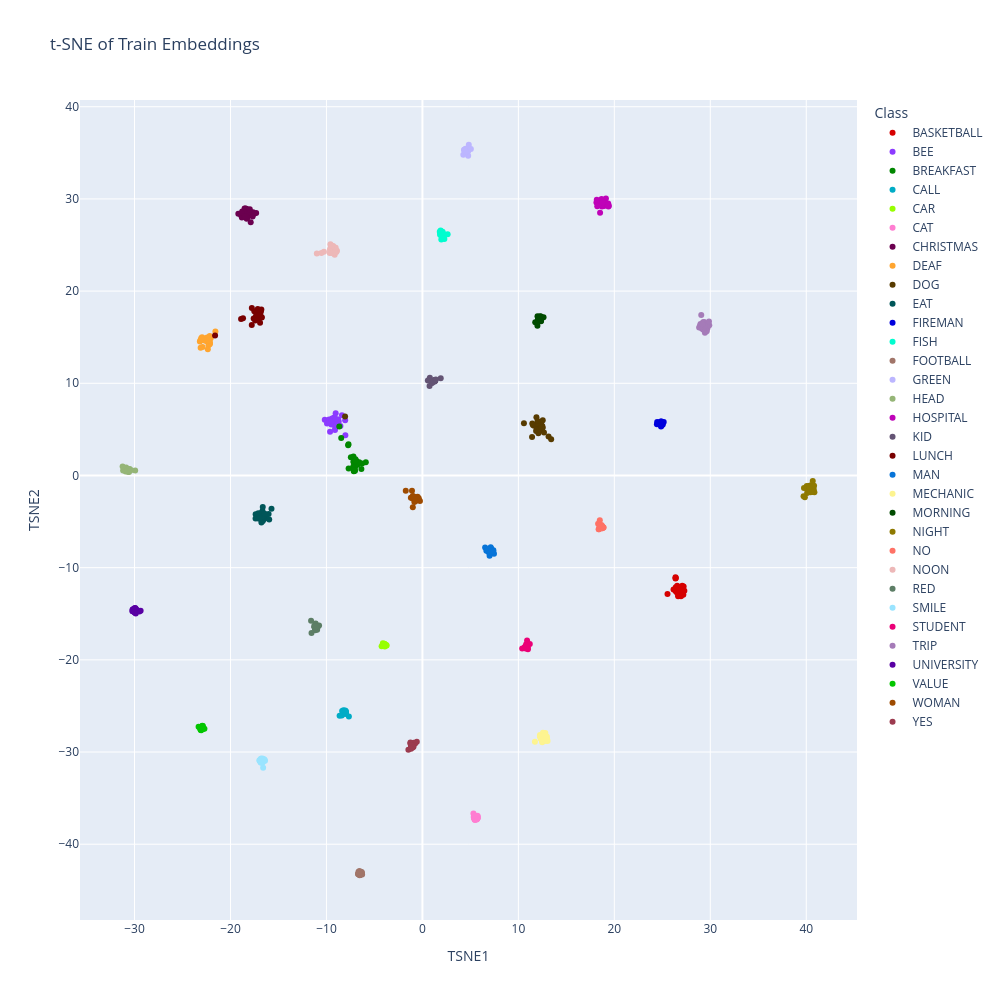

Notebook cell for this chart:
### Code cell
embeddings = train["embeddings"]
labels = train["labels"]
id_to_label = train["id_to_label"]

class_names = [id_to_label[label] for label in labels]

tsne = TSNE(
    n_components=2,
    perplexity=30,
    learning_rate="auto",
    init="pca",
    random_state=42
)

embeddings_2d = tsne.fit_transform(embeddings)

df = pd.DataFrame({
    "TSNE1": embeddings_2d[:, 0],
    "TSNE2": embeddings_2d[:, 1],
    "Class": class_names
})

palette_32 = cc.glasbey[:32]

fig = px.scatter(
    df,
    x="TSNE1",
    y="TSNE2",
    color="Class",
    title="t-SNE of Train Embeddings",
    width=1000,
    height=1000,
    color_discrete_sequence=palette_32
)

fig.show()

### Figure 1 — Plotly figure (JSON) as saved in the notebook; plotly's stock layout.template omitted (floating-point values rounded to 4 significant figures)
{"data": [{"hovertemplate": "Class=BASKETBALL<br>TSNE1=%{x}<br>TSNE2=%{y}<extra></extra>", "legendgroup": "BASKETBALL", "marker": {"color": "#d60000", "symbol": "circle"}, "mode": "markers", "name": "BASKETBALL", "orientation": "v", "showlegend": true, "type": "scatter", "x": [26.37, 26.17, 26.39, 27.22, 26.64, 26.53, 25.54, 26.66, 26.97, 26.37, 26.4, 26.54, 26.98, 26.56, 26.64, 27.3, 27.08, 26.55, 26.85, 26.77, 26.95, 27.03, 26.99, 26.37, 26.41, 26.83, 26.7, 27.19, 26.94, 26.77, 26.51, 26.75, 26.69, 27.11], "xaxis": "x", "y": [-11.05, -12.37, -12.56, -12.05, -13.11, -12.42, -12.86, -12.49, -12.47, -12.35, -12.12, -12.65, -12.6, -12.78, -12.49, -12.52, -11.95, -11.96, -12.63, -12.58, -13.11, -12.66, -12.53, -11.16, -11.13, -12.31, -12.33, -12.94, -12.11, -12.15, -12.45, -12.17, -12.42, -12.46], "yaxis": "y"}, {"hovertemplate": "Class=BEE<br>TSNE1=%{x}<br>TSNE2=%{y}<extra></extra>", "legendgroup": "BEE", "marker": {"color": "#8c3bff", "symbol": "circle"}, "mode": "markers", "name": "BEE", "orientation": "v", "showlegend": true, "type": "scatter", "x": [-9.625, -9.093, -9.513, -9.493, -9.501, -9.205, -9.516, -8.9, -9.41, -8.785, -8.893, -10.18, -9.723, -8.813, -9.455, -8.052, -8.903, -9.039, -8.545, -8.733, -9.544, -8.937, -8.827, -9.496, -8.385, -8.032, -9.943, -8.725, -9.112, -9.023], "xaxis": "x", "y": [4.741, 5.154, 5.886, 5.543, 5.872, 6.287, 5.762, 6.015, 6.183, 6.077, 5.704, 6.039, 6.061, 6.044, 5.912, 5.981, 5.865, 6.761, 5.372, 5.475, 5.771, 5.509, 5.759, 5.837, 6.544, 4.354, 5.643, 5.856, 4.929, 6.129], "yaxis": "y"}, {"hovertemplate": "Class=BREAKFAST<br>TSNE1=%{x}<br>TSNE2=%{y}<extra></extra>", "legendgroup": "BREAKFAST", "marker": {"color": "#018700", "symbol": "circle"}, "mode": "markers", "name": "BREAKFAST", "orientation": "v", "showlegend": true, "type": "scatter", "x": [-7.741, -6.957, -7.024, -7.178, -8.661, -7.057, -6.766, -7.205, -7.692, -7.0, -6.976, -6.806, -7.15, -7.457, -7.706, -7.094, -5.9, -6.283, -6.914, -6.855, -8.462, -6.359, -7.172, -7.125, -6.915, -7.12, -6.589, -6.985, -7.187, -6.981], "xaxis": "x", "y": [3.288, 1.58, 0.4993, 1.455, 5.322, 0.6227, 1.157, 0.9619, 0.755, 0.9696, 1.747, 1.297, 0.4478, 1.984, 3.387, 0.6742, 1.437, 1.291, 1.578, 1.513, 4.064, 0.6897, 1.477, 0.5526, 1.589, 0.5006, 1.431, 1.594, 2.063, 1.608], "yaxis": "y"}, {"hovertemplate": "Class=CALL<br>TSNE1=%{x}<br>TSNE2=%{y}<extra></extra>", "legendgroup": "CALL", "marker": {"color": "#00acc6", "symbol": "circle"}, "mode": "markers", "name": "CALL", "orientation": "v", "showlegend": true, "type": "scatter", "x": [-7.971, -8.229, -8.256, -8.117, -8.045, -8.093, -8.009, -7.986, -8.048, -8.198, -8.183, -8.402, -8.109, -8.084, -8.367, -8.054, -8.069, -8.049, -7.665, -8.074, -8.631, -7.972], "xaxis": "x", "y": [-25.69, -25.47, -25.74, -25.74, -25.67, -25.68, -25.77, -25.86, -25.83, -25.74, -25.74, -26.05, -25.84, -25.75, -25.54, -25.78, -25.67, -25.49, -26.15, -25.74, -26.05, -25.58], "yaxis": "y"}, {"hovertemplate": "Class=CAR<br>TSNE1=%{x}<br>TSNE2=%{y}<extra></extra>", "legendgroup": "CAR", "marker": {"color": "#97ff00", "symbol": "circle"}, "mode": "markers", "name": "CAR", "orientation": "v", "showlegend": true, "type": "scatter", "x": [-4.008, -4.024, -4.09, -4.039, -3.8, -3.77, -4.121, -3.927, -4.03, -4.024, -3.953, -3.729, -3.96, -3.934, -3.942, -3.971, -3.986, -3.898, -3.922, -4.06, -4.251, -4.032], "xaxis": "x", "y": [-18.34, -18.43, -18.39, -18.44, -18.45, -18.39, -18.19, -18.47, -18.51, -18.48, -18.36, -18.44, -18.26, -18.41, -18.27, -18.4, -18.5, -18.39, -18.55, -18.35, -18.51, -18.49], "yaxis": "y"}, {"hovertemplate": "Class=CAT<br>TSNE1=%{x}<br>TSNE2=%{y}<extra></extra>", "legendgroup": "CAT", "marker": {"color": "#ff7ed1", "symbol": "circle"}, "mode": "markers", "name": "CAT", "orientation": "v", "showlegend": true, "type": "scatter", "x": [5.434, 5.744, 5.404, 5.744, 5.687, 5.497, 5.725, 5.621, 5.572, 5.654, 5.318, 5.478, 5.637, 5.74, 5.773, 5.506, 5.463, 5.348, 5.459, 5.43, 5.711, 5.648, 5.412, 5.379], "xaxis": "x", "y": [-37.27, -37.18, -37.18, -37.12, -37.27, -37.28, -36.92, -37.06, -37.06, -37.3, -36.66, -37.35, -37.02, -37.19, -36.98, -37.03, -37.31, -37.05, -37.35, -37.12, -37.22, -37.3, -37.23, -36.86], "yaxis": "y"}, {"hovertemplate": "Class=CHRISTMAS<br>TSNE1=%{x}<br>TSNE2=%{y}<extra></extra>", "legendgroup": "CHRISTMAS", "marker": {"color": "#6b004f", "symbol": "circle"}, "mode": "markers", "name": "CHRISTMAS", "orientation": "v", "showlegend": true, "type": "scatter", "x": [-17.33, -17.54, -18.34, -18.9, -18.53, -18.26, -18.46, -18.81, -18.52, -18.78, -17.65, -17.69, -18.17, -18.34, -18.41, -18.27, -19.18, -18.31, -18.78, -18.38, -17.89, -18.45, -18.45, -18.15, -18.07, -18.36, -18.23, -18.06, -17.99, -18.49], "xaxis": "x", "y": [28.46, 28.38, 28.48, 28.23, 28.97, 27.92, 28.33, 27.99, 28.13, 28.62, 28.55, 28.1, 28.32, 28.92, 28.22, 28.4, 28.38, 27.85, 28.53, 28.76, 27.46, 28.64, 28.97, 28.53, 28.6, 28.12, 28.54, 28.64, 28.89, 28.1], "yaxis": "y"}, {"hovertemplate": "Class=DEAF<br>TSNE1=%{x}<br>TSNE2=%{y}<extra></extra>", "legendgroup": "DEAF", "marker": {"color": "#ffa52f", "symbol": "circle"}, "mode": "markers", "name": "DEAF", "orientation": "v", "showlegend": true, "type": "scatter", "x": [-22.78, -22.17, -23.06, -22.92, -22.44, -22.73, -22.18, -22.18, -23.14, -22.99, -22.06, -22.8, -22.25, -22.15, -23.19, -23.11, -22.27, -22.92, -22.96, -22.29, -22.36, -22.55, -22.28, -22.44, -22.17, -22.67, -22.18, -22.99, -22.27, -21.57], "xaxis": "x", "y": [14.71, 15.14, 14.9, 13.93, 14.96, 14.66, 14.42, 14.35, 14.66, 14.83, 14.88, 14.85, 14.91, 14.31, 14.54, 13.86, 14.61, 14.88, 14.98, 14.13, 13.68, 14.67, 14.85, 14.54, 14.23, 14.65, 14.56, 14.86, 14.66, 15.62], "yaxis": "y"}, {"hovertemplate": "Class=DOG<br>TSNE1=%{x}<br>TSNE2=%{y}<extra></extra>", "legendgroup": "DOG", "marker": {"color": "#573b00", "symbol": "circle"}, "mode": "markers", "name": "DOG", "orientation": "v", "showlegend": true, "type": "scatter", "x": [12.34, 12.11, 11.63, 11.43, 12.37, 12.1, 12.22, 12.3, 12.44, 12.52, 12.49, 12.27, 12.35, 12.5, 11.94, 12.48, 12.33, 12.54, 12.28, 11.51, 11.91, 12.67, 12.01, 13.14, 11.85, 12.09, 10.58, 11.88, 12.0, 11.91, 11.45, -8.058, 13.42, 12.24, 12.37], "xaxis": "x", "y": [5.022, 4.933, 5.383, 4.166, 5.76, 5.228, 4.939, 5.008, 5.319, 5.182, 5.359, 4.869, 5.437, 5.229, 5.149, 5.126, 5.197, 5.995, 5.761, 5.469, 5.347, 4.663, 5.63, 4.231, 4.829, 4.579, 5.666, 6.306, 5.917, 4.97, 5.638, 6.408, 3.92, 5.054, 5.195], "yaxis": "y"}, {"hovertemplate": "Class=EAT<br>TSNE1=%{x}<br>TSNE2=%{y}<extra></extra>", "legendgroup": "EAT", "marker": {"color": "#005659", "symbol": "circle"}, "mode": "markers", "name": "EAT", "orientation": "v", "showlegend": true, "type": "scatter", "x": [-16.76, -17.38, -15.97, -17.0, -16.64, -16.88, -16.28, -16.39, -16.89, -16.66, -17.13, -16.53, -15.73, -16.63, -17.39, -16.7, -16.74, -16.6, -17.2, -16.57, -16.84, -16.72, -16.77, -16.69, -17.11, -16.69, -16.03, -16.78, -16.44, -16.99], "xaxis": "x", "y": [-4.52, -4.203, -4.765, -4.153, -3.415, -4.3, -4.618, -4.374, -4.234, -3.853, -4.349, -4.749, -3.598, -4.931, -4.674, -3.949, -4.359, -4.471, -4.645, -4.551, -4.307, -4.253, -4.312, -4.427, -4.109, -4.486, -4.174, -5.106, -4.146, -4.707], "yaxis": "y"}, {"hovertemplate": "Class=FIREMAN<br>TSNE1=%{x}<br>TSNE2=%{y}<extra></extra>", "legendgroup": "FIREMAN", "marker": {"color": "#0000dd", "symbol": "circle"}, "mode": "markers", "name": "FIREMAN", "orientation": "v", "showlegend": true, "type": "scatter", "x": [24.92, 24.44, 24.46, 24.82, 24.76, 24.84, 24.95, 24.86, 24.92, 25.15, 24.92, 24.73, 24.91, 24.91, 24.95, 24.81, 24.86, 24.86, 24.9, 25.05, 24.83, 24.92, 24.84], "xaxis": "x", "y": [5.629, 5.567, 5.788, 5.604, 5.627, 5.843, 5.563, 5.3, 5.677, 5.8, 5.402, 5.736, 5.676, 5.853, 5.639, 5.556, 5.593, 5.533, 5.547, 5.521, 5.752, 5.682, 5.6], "yaxis": "y"}, {"hovertemplate": "Class=FISH<br>TSNE1=%{x}<br>TSNE2=%{y}<extra></extra>", "legendgroup": "FISH", "marker": {"color": "#00fdcf", "symbol": "circle"}, "mode": "markers", "name": "FISH", "orientation": "v", "showlegend": true, "type": "scatter", "x": [1.859, 2.13, 2.629, 2.228, 1.969, 1.981, 1.874, 1.993, 2.288, 1.808, 1.861, 1.898, 1.963, 1.914, 1.866, 2.005, 2.039, 1.939, 2.063, 2.102, 1.882, 1.994, 1.95, 2.09], "xaxis": "x", "y": [26.28, 26.28, 26.18, 25.75, 25.61, 26.45, 26.43, 26.34, 25.65, 26.43, 26.11, 26.58, 26.34, 26.11, 26.12, 26.26, 26.34, 26.36, 26.19, 26.42, 26.36, 26.43, 26.34, 26.25], "yaxis": "y"}, {"hovertemplate": "Class=FOOTBALL<br>TSNE1=%{x}<br>TSNE2=%{y}<extra></extra>", "legendgroup": "FOOTBALL", "marker": {"color": "#a17569", "symbol": "circle"}, "mode": "markers", "name": "FOOTBALL", "orientation": "v", "showlegend": true, "type": "scatter", "x": [-6.591, -6.714, -6.413, -6.629, -6.551, -6.404, -6.508, -6.619, -6.612, -6.346, -6.65, -6.286, -6.661, -6.544, -6.308, -6.312, -6.685, -6.515, -6.413, -6.516, -6.556, -6.494, -6.597], "xaxis": "x", "y": [-43.09, -43.24, -43.2, -43.09, -43.07, -43.24, -43.33, -43.14, -43.26, -43.02, -43.23, -43.28, -43.0, -43.37, -43.2, -43.06, -43.22, -43.31, -43.0, -43.34, -42.89, -43.27, -43.15], "yaxis": "y"}, {"hovertemplate": "Class=GREEN<br>TSNE1=%{x}<br>TSNE2=%{y}<extra></extra>", "legendgroup": "GREEN", "marker": {"color": "#bcb6ff", "symbol": "circle"}, "mode": "markers", "name": "GREEN", "orientation": "v", "showlegend": true, "type": "scatter", "x": [4.768, 4.588, 4.723, 4.531, 4.492, 4.569, 4.655, 4.39, 4.753, 4.833, 4.542, 4.405, 4.571, 4.58, 4.82, 4.263, 4.791, 4.527, 4.677, 5.049, 4.515, 4.474, 4.341, 4.366], "xaxis": "x", "y": [34.69, 35.22, 35.12, 35.35, 35.44, 35.17, 35.28, 35.27, 35.31, 35.88, 35.05, 35.27, 35.17, 35.26, 35.46, 34.79, 35.24, 35.3, 35.33, 35.43, 35.14, 35.15, 35.34, 35.29], "yaxis": "y"}, {"hovertemplate": "Class=HEAD<br>TSNE1=%{x}<br>TSNE2=%{y}<extra></extra>", "legendgroup": "HEAD", "marker": {"color": "#95b577", "symbol": "circle"}, "mode": "markers", "name": "HEAD", "orientation": "v", "showlegend": true, "type": "scatter", "x": [-30.6, -30.94, -30.92, -30.88, -30.67, -31.0, -30.56, -30.62, -30.61, -30.86, -30.73, -30.67, -30.68, -30.5, -30.57, -31.19, -30.78, -29.93, -31.24, -30.67, -30.55, -30.48, -30.76, -30.39], "xaxis": "x", "y": [0.4854, 0.5766, 0.4293, 0.8597, 0.4847, 0.6345, 0.5682, 0.5689, 0.5545, 0.5469, 0.4585, 0.3915, 0.5682, 0.5709, 0.3812, 0.5268, 0.5304, 0.5432, 0.9857, 0.4288, 0.711, 0.663, 0.4733, 0.5628], "yaxis": "y"}, {"hovertemplate": "Class=HOSPITAL<br>TSNE1=%{x}<br>TSNE2=%{y}<extra></extra>", "legendgroup": "HOSPITAL", "marker": {"color": "#bf03b8", "symbol": "circle"}, "mode": "markers", "name": "HOSPITAL", "orientation": "v", "showlegend": true, "type": "scatter", "x": [19.12, 18.54, 18.95, 18.13, 18.69, 18.52, 18.86, 18.9, 18.57, 18.36, 18.9, 18.87, 18.91, 18.66, 18.43, 19.36, 18.49, 18.9, 18.17, 18.7, 19.38, 19.43, 18.81, 18.71, 19.32, 18.22, 18.67, 18.67, 18.66, 18.78], "xaxis": "x", "y": [30.04, 29.85, 29.29, 29.6, 29.76, 28.49, 29.53, 29.66, 29.4, 29.61, 29.67, 29.57, 29.7, 29.71, 29.58, 29.5, 29.45, 29.22, 29.9, 29.46, 29.18, 29.25, 29.65, 29.17, 29.29, 29.2, 29.46, 29.99, 29.38, 29.64], "yaxis": "y"}, {"hovertemplate": "Class=KID<br>TSNE1=%{x}<br>TSNE2=%{y}<extra></extra>", "legendgroup": "KID", "marker": {"color": "#645474", "symbol": "circle"}, "mode": "markers", "name": "KID", "orientation": "v", "showlegend": true, "type": "scatter", "x": [1.246, 1.276, 0.9726, 1.335, 1.266, 1.324, 1.256, 1.273, 1.287, 1.275, 1.908, 1.258, 1.2, 0.9737, 1.286, 1.315, 1.283, 0.7425, 0.7748, 1.218, 1.022, 1.395, 0.566], "xaxis": "x", "y": [10.28, 10.19, 10.04, 10.34, 10.33, 10.29, 10.33, 10.32, 10.27, 10.28, 10.55, 10.31, 10.22, 10.25, 10.21, 10.3, 10.36, 9.698, 10.61, 10.23, 10.06, 10.42, 10.3], "yaxis": "y"}, {"hovertemplate": "Class=LUNCH<br>TSNE1=%{x}<br>TSNE2=%{y}<extra></extra>", "legendgroup": "LUNCH", "marker": {"color": "#790000", "symbol": "circle"}, "mode": "markers", "name": "LUNCH", "orientation": "v", "showlegend": true, "type": "scatter", "x": [-17.21, -16.87, -21.61, -16.93, -17.59, -17.42, -18.9, -17.78, -17.35, -17.04, -17.52, -17.18, -17.16, -16.92, -17.14, -16.93, -17.22, -18.7, -16.79, -17.78, -16.85, -17.32, -17.16, -17.23, -17.43, -16.74, -17.33, -16.77, -17.07], "xaxis": "x", "y": [17.78, 17.81, 15.17, 17.52, 17.04, 16.81, 16.97, 16.31, 17.18, 17.5, 17.8, 17.1, 18.07, 16.57, 17.81, 17.14, 17.07, 17.07, 18.02, 18.18, 17.72, 17.35, 17.32, 17.17, 16.95, 17.13, 17.09, 17.2, 17.33], "yaxis": "y"}, {"hovertemplate": "Class=MAN<br>TSNE1=%{x}<br>TSNE2=%{y}<extra></extra>", "legendgroup": "MAN", "marker": {"color": "#0774d8", "symbol": "circle"}, "mode": "markers", "name": "MAN", "orientation": "v", "showlegend": true, "type": "scatter", "x": [6.872, 7.035, 6.98, 7.232, 7.458, 7.2, 7.347, 7.0, 7.177, 7.009, 7.114, 6.901, 7.267, 7.009, 6.534, 6.662, 6.982, 6.986, 7.033, 7.395, 7.063, 6.823, 7.14, 7.372], "xaxis": "x", "y": [-8.297, -8.131, -8.067, -8.224, -8.492, -8.173, -8.224, -8.694, -7.913, -8.113, -7.787, -8.053, -8.249, -8.344, -7.806, -8.163, -8.207, -8.061, -8.116, -8.101, -8.381, -7.99, -8.22, -8.284], "yaxis": "y"}, {"hovertemplate": "Class=MECHANIC<br>TSNE1=%{x}<br>TSNE2=%{y}<extra></extra>", "legendgroup": "MECHANIC", "marker": {"color": "#fdf490", "symbol": "circle"}, "mode": "markers", "name": "MECHANIC", "orientation": "v", "showlegend": true, "type": "scatter", "x": [12.31, 12.94, 12.28, 12.61, 12.8, 12.46, 12.81, 11.72, 12.4, 12.4, 12.87, 12.77, 12.6, 13.04, 12.8, 12.36, 12.97, 12.25, 12.24, 12.93, 12.56, 12.32, 12.48, 12.78, 12.99, 12.39, 12.64, 12.85, 12.51, 12.92], "xaxis": "x", "y": [-28.31, -28.58, -28.42, -28.72, -28.48, -28.25, -27.95, -28.89, -28.64, -28.57, -28.3, -28.21, -28.12, -28.79, -28.19, -28.54, -28.35, -28.16, -28.27, -28.71, -27.92, -28.27, -28.93, -28.74, -28.63, -28.6, -28.74, -28.78, -28.75, -28.5], "yaxis": "y"}, {"hovertemplate": "Class=MORNING<br>TSNE1=%{x}<br>TSNE2=%{y}<extra></extra>", "legendgroup": "MORNING", "marker": {"color": "#004b00", "symbol": "circle"}, "mode": "markers", "name": "MORNING", "orientation": "v", "showlegend": true, "type": "scatter", "x": [12.1, 12.35, 12.35, 12.15, 12.26, 12.24, 12.32, 12.3, 12.16, 11.99, 12.24, 12.04, 12.27, 12.27, 12.35, 12.09, 12.33, 12.37, 12.03, 11.76, 11.98, 12.62, 12.32, 12.26], "xaxis": "x", "y": [16.97, 17.23, 16.95, 17.01, 17.28, 16.93, 16.99, 16.96, 16.99, 17.27, 16.78, 17.19, 16.94, 16.98, 16.74, 17.05, 16.92, 16.79, 16.9, 16.61, 16.24, 17.15, 16.95, 17.07], "yaxis": "y"}, {"hovertemplate": "Class=NIGHT<br>TSNE1=%{x}<br>TSNE2=%{y}<extra></extra>", "legendgroup": "NIGHT", "marker": {"color": "#8e7900", "symbol": "circle"}, "mode": "markers", "name": "NIGHT", "orientation": "v", "showlegend": true, "type": "scatter", "x": [40.1, 40.17, 40.45, 40.61, 40.5, 40.78, 39.76, 39.86, 40.43, 40.45, 40.09, 40.36, 40.26, 40.76, 39.72, 40.53, 40.55, 40.61, 40.85, 40.67, 40.49, 40.05, 40.4, 40.53, 40.34, 40.62, 40.59, 40.81, 40.32, 40.68], "xaxis": "x", "y": [-1.504, -1.382, -1.094, -1.48, -1.732, -1.483, -1.363, -2.37, -1.623, -1.814, -1.908, -1.108, -1.166, -1.803, -2.251, -1.723, -1.428, -1.444, -1.821, -1.669, -1.258, -1.142, -1.406, -1.798, -1.557, -1.242, -1.449, -1.101, -1.223, -0.5918], "yaxis": "y"}, {"hovertemplate": "Class=NO<br>TSNE1=%{x}<br>TSNE2=%{y}<extra></extra>", "legendgroup": "NO", "marker": {"color": "#ff7266", "symbol": "circle"}, "mode": "markers", "name": "NO", "orientation": "v", "showlegend": true, "type": "scatter", "x": [18.71, 18.75, 18.71, 18.49, 18.69, 18.71, 18.31, 18.5, 18.7, 18.69, 18.85, 18.65, 18.69, 18.75, 18.36, 18.68, 18.67, 18.69, 18.41, 18.88, 18.64, 18.66, 18.43], "xaxis": "x", "y": [-5.622, -5.661, -5.598, -4.862, -5.608, -5.606, -5.237, -5.634, -5.437, -5.489, -5.64, -5.624, -5.51, -5.727, -5.846, -5.553, -5.607, -5.726, -5.836, -5.638, -5.37, -5.524, -5.421], "yaxis": "y"}, {"hovertemplate": "Class=NOON<br>TSNE1=%{x}<br>TSNE2=%{y}<extra></extra>", "legendgroup": "NOON", "marker": {"color": "#edb8b8", "symbol": "circle"}, "mode": "markers", "name": "NOON", "orientation": "v", "showlegend": true, "type": "scatter", "x": [-9.562, -9.378, -9.354, -9.16, -9.655, -9.588, -9.084, -11.0, -9.544, -9.465, -9.395, -9.08, -9.36, -9.38, -9.308, -8.902, -9.34, -9.638, -9.138, -9.486, -10.26, -8.975, -9.142, -9.191, -9.092, -10.52, -9.037, -9.134, -9.439], "xaxis": "x", "y": [24.17, 24.22, 24.78, 24.4, 24.13, 25.09, 24.27, 24.08, 24.74, 24.63, 24.59, 24.39, 24.13, 24.16, 24.88, 24.39, 24.12, 24.52, 24.72, 24.76, 24.26, 24.24, 23.94, 24.23, 24.54, 24.12, 24.7, 24.23, 24.92], "yaxis": "y"}, {"hovertemplate": "Class=RED<br>TSNE1=%{x}<br>TSNE2=%{y}<extra></extra>", "legendgroup": "RED", "marker": {"color": "#5d7e66", "symbol": "circle"}, "mode": "markers", "name": "RED", "orientation": "v", "showlegend": true, "type": "scatter", "x": [-10.77, -11.12, -10.93, -11.16, -11.17, -10.88, -11.27, -11.19, -10.96, -10.96, -11.23, -10.97, -10.96, -11.21, -11.15, -11.02, -11.06, -11.6, -11.2, -11.22, -11.56, -11.23, -11.22, -11.13], "xaxis": "x", "y": [-16.28, -16.06, -16.44, -16.37, -16.78, -16.35, -16.3, -16.43, -16.39, -16.44, -16.45, -16.73, -16.4, -16.35, -16.47, -16.63, -16.62, -15.76, -16.65, -16.4, -17.08, -16.46, -16.48, -16.37], "yaxis": "y"}, {"hovertemplate": "Class=SMILE<br>TSNE1=%{x}<br>TSNE2=%{y}<extra></extra>", "legendgroup": "SMILE", "marker": {"color": "#9ae4ff", "symbol": "circle"}, "mode": "markers", "name": "SMILE", "orientation": "v", "showlegend": true, "type": "scatter", "x": [-16.68, -16.65, -16.66, -16.6, -16.82, -16.9, -16.78, -16.9, -16.85, -16.9, -16.84, -16.75, -16.59, -16.88, -16.4, -16.98, -16.66, -16.6, -16.75, -16.88, -16.84, -16.46, -16.97, -16.71], "xaxis": "x", "y": [-30.99, -31.14, -30.97, -30.72, -31.07, -30.9, -31.16, -30.87, -30.83, -30.98, -30.74, -30.71, -31.0, -30.86, -30.95, -30.89, -31.02, -31.72, -30.92, -31.07, -31.14, -30.8, -30.95, -30.82], "yaxis": "y"}, {"hovertemplate": "Class=STUDENT<br>TSNE1=%{x}<br>TSNE2=%{y}<extra></extra>", "legendgroup": "STUDENT", "marker": {"color": "#eb0077", "symbol": "circle"}, "mode": "markers", "name": "STUDENT", "orientation": "v", "showlegend": true, "type": "scatter", "x": [10.91, 10.91, 11.0, 10.4, 10.7, 10.74, 10.82, 10.84, 10.8, 11.19, 10.76, 10.83, 10.78, 10.74, 10.89, 10.71, 10.91, 10.88, 10.73, 10.82, 10.98, 10.74, 10.8], "xaxis": "x", "y": [-17.9, -18.51, -18.84, -18.78, -18.64, -18.56, -18.3, -18.65, -18.66, -18.28, -18.76, -18.46, -18.52, -18.58, -18.64, -18.59, -18.67, -18.67, -18.65, -18.49, -18.68, -18.52, -18.57], "yaxis": "y"}, {"hovertemplate": "Class=TRIP<br>TSNE1=%{x}<br>TSNE2=%{y}<extra></extra>", "legendgroup": "TRIP", "marker": {"color": "#a57bb8", "symbol": "circle"}, "mode": "markers", "name": "TRIP", "orientation": "v", "showlegend": true, "type": "scatter", "x": [29.67, 29.5, 29.44, 29.06, 29.35, 29.1, 29.3, 29.7, 28.93, 28.98, 29.66, 29.34, 29.65, 29.4, 29.58, 29.14, 28.84, 29.35, 29.33, 29.7, 29.25, 29.48, 29.63, 29.49, 29.16, 29.25, 29.89, 29.44, 29.11, 29.18, 29.86], "xaxis": "x", "y": [16.01, 16.38, 15.49, 17.41, 16.6, 16.04, 15.82, 16.08, 16.25, 16.44, 16.4, 16.42, 16.34, 16.3, 16.14, 15.92, 16.06, 16.66, 15.8, 15.94, 16.62, 16.24, 15.64, 16.08, 16.42, 15.95, 16.3, 16.22, 16.15, 16.4, 16.7], "yaxis": "y"}, {"hovertemplate": "Class=UNIVERSITY<br>TSNE1=%{x}<br>TSNE2=%{y}<extra></extra>", "legendgroup": "UNIVERSITY", "marker": {"color": "#5900a3", "symbol": "circle"}, "mode": "markers", "name": "UNIVERSITY", "orientation": "v", "showlegend": true, "type": "scatter", "x": [-30.08, -30.12, -29.87, -29.96, -29.97, -29.87, -29.85, -29.98, -30.12, -29.99, -30.18, -29.91, -30.07, -30.23, -29.98, -29.75, -29.5, -30.21, -29.99, -30.01, -29.37, -29.97, -30.07, -29.97], "xaxis": "x", "y": [-14.66, -14.49, -14.48, -14.48, -14.66, -14.98, -14.61, -14.5, -14.54, -14.67, -14.56, -14.41, -14.53, -14.72, -14.87, -14.6, -14.76, -14.56, -14.86, -14.55, -14.66, -14.43, -14.72, -14.37], "yaxis": "y"}, {"hovertemplate": "Class=VALUE<br>TSNE1=%{x}<br>TSNE2=%{y}<extra></extra>", "legendgroup": "VALUE", "marker": {"color": "#03c600", "symbol": "circle"}, "mode": "markers", "name": "VALUE", "orientation": "v", "showlegend": true, "type": "scatter", "x": [-22.87, -22.94, -22.89, -23.1, -23.12, -22.88, -23.06, -23.06, -22.94, -23.13, -22.91, -23.07, -23.08, -22.72, -23.1, -22.85, -23.12, -23.33, -23.15, -22.9, -22.88, -23.01, -22.91], "xaxis": "x", "y": [-27.4, -27.31, -27.38, -27.6, -27.33, -27.51, -27.64, -27.43, -27.15, -27.45, -27.31, -27.56, -27.43, -27.47, -27.39, -27.45, -27.33, -27.25, -27.51, -27.48, -27.17, -27.24, -27.46], "yaxis": "y"}, {"hovertemplate": "Class=WOMAN<br>TSNE1=%{x}<br>TSNE2=%{y}<extra></extra>", "legendgroup": "WOMAN", "marker": {"color": "#9e4b00", "symbol": "circle"}, "mode": "markers", "name": "WOMAN", "orientation": "v", "showlegend": true, "type": "scatter", "x": [-0.6914, -0.6897, -0.8049, -1.017, -0.5039, -1.736, -0.2563, -0.7428, -1.002, -1.203, -0.8374, -0.725, -0.4271, -0.9948, -0.7021, -0.7521, -0.3808, -0.6977, -1.022, -0.8588, -1.087, -0.9117, -0.6476, -0.7266], "xaxis": "x", "y": [-2.744, -2.648, -2.528, -2.303, -2.309, -1.666, -2.779, -2.715, -3.436, -2.422, -2.875, -2.592, -2.579, -2.225, -2.723, -2.531, -2.467, -2.623, -2.485, -2.319, -1.649, -2.378, -2.58, -2.764], "yaxis": "y"}, {"hovertemplate": "Class=YES<br>TSNE1=%{x}<br>TSNE2=%{y}<extra></extra>", "legendgroup": "YES", "marker": {"color": "#9c3b4f", "symbol": "circle"}, "mode": "markers", "name": "YES", "orientation": "v", "showlegend": true, "type": "scatter", "x": [-0.906, -0.9846, -1.06, -1.25, -1.094, -1.188, -1.159, -1.256, -0.5859, -1.133, -0.7581, -1.041, -0.9281, -1.062, -0.9473, -1.157, -1.181, -1.072, -1.013, -1.163, -1.013, -1.461, -1.181], "xaxis": "x", "y": [-28.98, -29.32, -29.4, -28.97, -29.35, -29.42, -29.27, -29.08, -28.87, -29.36, -29.06, -29.41, -29.43, -29.39, -29.22, -29.27, -29.53, -29.42, -29.29, -29.26, -29.52, -29.75, -29.66], "yaxis": "y"}], "layout": {"height": 1000, "legend": {"title": {"text": "Class"}, "tracegroupgap": 0}, "title": {"text": "t-SNE of Train Embeddings"}, "width": 1000, "xaxis": {"anchor": "y", "domain": [0, 1], "title": {"text": "TSNE1"}}, "yaxis": {"anchor": "x", "domain": [0, 1], "title": {"text": "TSNE2"}}}}
